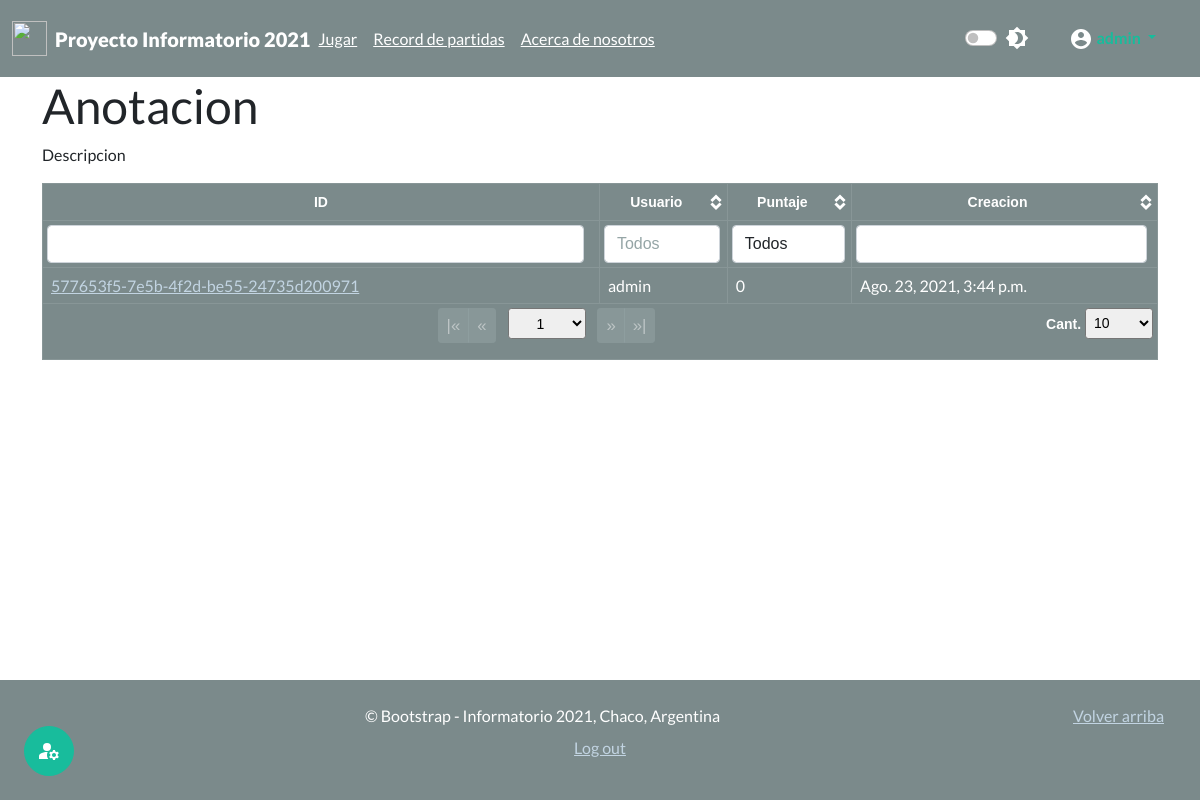
The page /useradmin/act (signed in) on the database its author committed.
### juego_chaco/models.py (models this page shows)
class Partida(models.Model):
    id=models.UUIDField(primary_key=True, default=uuid.uuid4, editable=False)
    usuario=models.ForeignKey(User,on_delete=models.CASCADE)
    puntuacion=models.IntegerField()
    fecha = models.DateTimeField(auto_now_add=True, editable=False)

### useradministrator/views.py (the view)
# urls.py: path('useradmin/<str:id>',views.mi_useradmin,name="mi_useradmin"),
@login_required(login_url="login")
@permission_required('authusuario.es_usuario_admin',raise_exception=True)
def mi_useradmin(request,id):
    sw={"prg":admin_cuestionarios,"usr":admin_usuarios,"act":admin_actividades}
    func= sw.get(id,"ERROR")
    if func != "ERROR":
        return func(request)
    raise Http404

### useradministrator/views.py (called while the page is built)
def admin_actividades(request):
    lista_partidas=Partida.objects.all()
    print(lista_partidas)
    context={"partidas":lista_partidas}
    return render(request,'admin/admin_actividades.html',context)

### templates/admin/admin_actividades.html (shortened to what this page needs)
{% extends 'base.html' %}
{% load static %}
{% block load_scr %}
<link href={% static 'css/theme.bootstrap_4.css' %} rel="stylesheet">
<link href={% static 'css/jquery.tablesorter.pager.css' %} rel="stylesheet">
{% endblock  %}
{% block content %}
<div class="container">
  <h1>Anotacion</h2>
  <p>Descripcion</p>
  <table class="table table-dark table-bordered table-hover table-responsive">
    <thead class="thead-dark text-center">
      <tr>
        <th class="sorter-false filter-exact">ID</th>
        <th class="filter-exact" data-placeholder="Todos">Usuario</th>
        <th class="filter-select filter-exact" data-placeholder="Todos">Puntaje</th>
        <th class="filter-exact">Creacion</th>
    </thead>
    <tfoot class="text-center">
      <tr>
        <th colspan="7" class="ts-pager">
          <div class="form-inline">
            <div class="btn-group btn-group-sm mx-1" role="group">
              <button type="button" class="btn btn-secondary first" title="first">|&laquo;</button>
              <button type="button" class="btn btn-secondary prev" title="previous">&laquo;</button>
            </div>
            <select class="form-control-sm custom-select px-4 mx-1 pagenum" title="N° de página"></select>
            <div class="btn-group btn-group-sm mx-1" role="group">
              <button type="button" class="btn btn-secondary next" title="next">&raquo;</button>
              <button type="button" class="btn btn-secondary last" title="last">&raquo;|</button>
            </div>
            <p class="float-end">
              <a>Cant.</a>
              <select class="form-control-sm custom-select px-1 pagesize" title="Seleccione el tamaño de página">
                <option selected="selected" value="10">10</option>
              </select>
            </p>
          </div>
        </th>
      </tr>
    </tfoot>
    <tbody>
      {% for partida in partidas %}
        <tr>
        <td><a href= {% url 'ver-partida' partida.pk %}>{{partida.pk}}</a></td>
        <td>{{partida.usuario}}</td>
        <td>{{partida.puntuacion}}</td>
        <td>{{partida.fecha}}</td>
        </tr>
      {% endfor %}
    </tbody>
  </table>
</div>
{% endblock  %}

### templates/admin/admin_actividades.html (style rules this page uses)
.tablesorter-pager .btn-group-sm .btn { font-size: 1.2em; }

### rows shown on the page
Partida: pk "577653f5-7e5b-4f2d-be55-24735d200971", usuario "admin", puntuacion "0", fecha "Ago. 23, 2021, 3:44 p.m."
